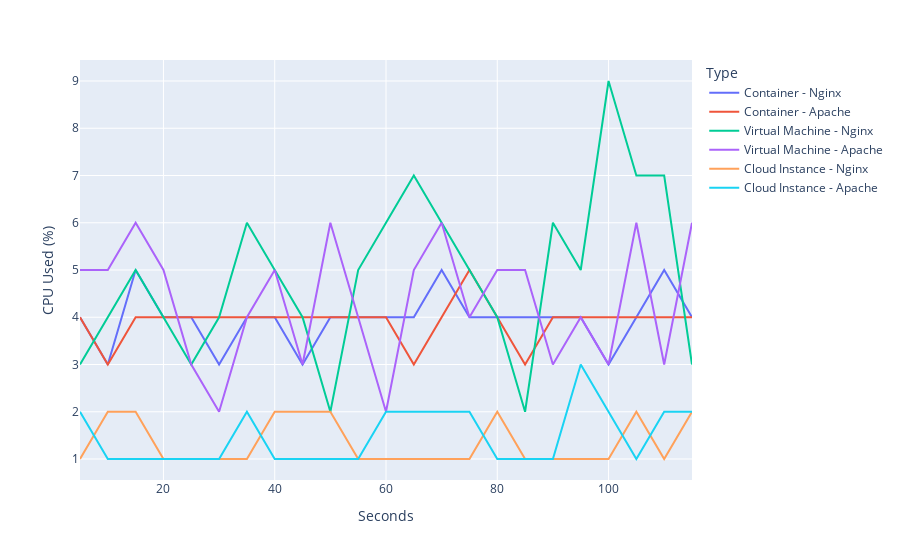

The code cell stored with this chart in its notebook:
### Code cell
n=1
num_rows = 115
seconds = list(range(5, 5 + num_rows, 5))

def transform_data(df, type_name):
    df["Type"] = type_name
    df = df[["Type", "id"]].rename(columns={"id": "CPU Used (%)"})
    df["CPU Used (%)"] = 100 - df["CPU Used (%)"] 
    df["Seconds"] = seconds 
    return df

container_nginx_cpu_idle = pd.read_csv(container_nginx_cpu_data["vmstats-2C0"], skiprows=1)
container_nginx_cpu_idle.drop(container_nginx_cpu_idle.tail(n).index,inplace=True)
container_nginx_cpu_idle.drop(container_nginx_cpu_idle.head(n).index,inplace=True)
container_nginx_cpu_idle = transform_data(container_nginx_cpu_idle, "Container - Nginx")



container_apache_cpu_idle = pd.read_csv(container_apache_cpu_data["vmstats-2C0"], skiprows=1)
container_apache_cpu_idle.drop(container_apache_cpu_idle.tail(n).index,inplace=True)
container_apache_cpu_idle.drop(container_apache_cpu_idle.head(n).index,inplace=True)
container_apache_cpu_idle = transform_data(container_apache_cpu_idle, "Container - Apache")


vm_nginx_cpu_idle= pd.read_csv(vm_nginx_cpu_data["vmstats-2C0"], skiprows=1)
vm_nginx_cpu_idle.drop(vm_nginx_cpu_idle.tail(n).index,inplace=True)
vm_nginx_cpu_idle.drop(vm_nginx_cpu_idle.head(n).index,inplace=True)
vm_nginx_cpu_idle = transform_data(vm_nginx_cpu_idle, "Virtual Machine - Nginx")


vm_apache_cpu_idle = pd.read_csv(vm_apache_cpu_data["vmstats-2C0"], skiprows=1)
vm_apache_cpu_idle.drop(vm_apache_cpu_idle.tail(2).index,inplace=True)
vm_apache_cpu_idle.drop(vm_apache_cpu_idle.head(2).index,inplace=True)
vm_apache_cpu_idle = transform_data(vm_apache_cpu_idle, "Virtual Machine - Apache")


ec2_nginx_cpu_idle = pd.read_csv(ec2_nginx_cpu_data["vmstats-2C0"], skiprows=1)
ec2_nginx_cpu_idle.drop(ec2_nginx_cpu_idle.tail(3).index,inplace=True)
ec2_nginx_cpu_idle.drop(ec2_nginx_cpu_idle.head(2).index,inplace=True)
ec2_nginx_cpu_idle = transform_data(ec2_nginx_cpu_idle, "Cloud Instance - Nginx")


ec2_apache_cpu_idle= pd.read_csv(ec2_apache_cpu_data["vmstats-2C0"], skiprows=1)
ec2_apache_cpu_idle.drop(ec2_apache_cpu_idle.tail(3).index,inplace=True)
ec2_apache_cpu_idle.drop(ec2_apache_cpu_idle.head(2).index,inplace=True)
ec2_apache_cpu_idle = transform_data(ec2_apache_cpu_idle, "Cloud Instance - Apache")



df_all_cpu_idle = pd.concat([container_nginx_cpu_idle,
                                 container_apache_cpu_idle,
                                 vm_nginx_cpu_idle,
                                 vm_apache_cpu_idle,
                                 ec2_nginx_cpu_idle,
                                 ec2_apache_cpu_idle])

fig = px.line(df_all_cpu_idle, x="Seconds", y="CPU Used (%)", color="Type")

fig.show()

### Figure 1 — Plotly figure (JSON) as saved in the notebook; plotly's stock layout.template omitted (floating-point values rounded to 4 significant figures)
{"data": [{"hovertemplate": "Type=Container - Nginx<br>Seconds=%{x}<br>CPU Used (%)=%{y}<extra></extra>", "legendgroup": "Container - Nginx", "line": {"color": "#636efa", "dash": "solid"}, "marker": {"symbol": "circle"}, "mode": "lines", "name": "Container - Nginx", "orientation": "v", "showlegend": true, "type": "scatter", "x": [5, 10, 15, 20, 25, 30, 35, 40, 45, 50, 55, 60, 65, 70, 75, 80, 85, 90, 95, 100, 105, 110, 115], "xaxis": "x", "y": [4, 3, 5, 4, 4, 3, 4, 4, 3, 4, 4, 4, 4, 5, 4, 4, 4, 4, 4, 3, 4, 5, 4], "yaxis": "y"}, {"hovertemplate": "Type=Container - Apache<br>Seconds=%{x}<br>CPU Used (%)=%{y}<extra></extra>", "legendgroup": "Container - Apache", "line": {"color": "#EF553B", "dash": "solid"}, "marker": {"symbol": "circle"}, "mode": "lines", "name": "Container - Apache", "orientation": "v", "showlegend": true, "type": "scatter", "x": [5, 10, 15, 20, 25, 30, 35, 40, 45, 50, 55, 60, 65, 70, 75, 80, 85, 90, 95, 100, 105, 110, 115], "xaxis": "x", "y": [4, 3, 4, 4, 4, 4, 4, 4, 4, 4, 4, 4, 3, 4, 5, 4, 3, 4, 4, 4, 4, 4, 4], "yaxis": "y"}, {"hovertemplate": "Type=Virtual Machine - Nginx<br>Seconds=%{x}<br>CPU Used (%)=%{y}<extra></extra>", "legendgroup": "Virtual Machine - Nginx", "line": {"color": "#00cc96", "dash": "solid"}, "marker": {"symbol": "circle"}, "mode": "lines", "name": "Virtual Machine - Nginx", "orientation": "v", "showlegend": true, "type": "scatter", "x": [5, 10, 15, 20, 25, 30, 35, 40, 45, 50, 55, 60, 65, 70, 75, 80, 85, 90, 95, 100, 105, 110, 115], "xaxis": "x", "y": [3, 4, 5, 4, 3, 4, 6, 5, 4, 2, 5, 6, 7, 6, 5, 4, 2, 6, 5, 9, 7, 7, 3], "yaxis": "y"}, {"hovertemplate": "Type=Virtual Machine - Apache<br>Seconds=%{x}<br>CPU Used (%)=%{y}<extra></extra>", "legendgroup": "Virtual Machine - Apache", "line": {"color": "#ab63fa", "dash": "solid"}, "marker": {"symbol": "circle"}, "mode": "lines", "name": "Virtual Machine - Apache", "orientation": "v", "showlegend": true, "type": "scatter", "x": [5, 10, 15, 20, 25, 30, 35, 40, 45, 50, 55, 60, 65, 70, 75, 80, 85, 90, 95, 100, 105, 110, 115], "xaxis": "x", "y": [5, 5, 6, 5, 3, 2, 4, 5, 3, 6, 4, 2, 5, 6, 4, 5, 5, 3, 4, 3, 6, 3, 6], "yaxis": "y"}, {"hovertemplate": "Type=Cloud Instance - Nginx<br>Seconds=%{x}<br>CPU Used (%)=%{y}<extra></extra>", "legendgroup": "Cloud Instance - Nginx", "line": {"color": "#FFA15A", "dash": "solid"}, "marker": {"symbol": "circle"}, "mode": "lines", "name": "Cloud Instance - Nginx", "orientation": "v", "showlegend": true, "type": "scatter", "x": [5, 10, 15, 20, 25, 30, 35, 40, 45, 50, 55, 60, 65, 70, 75, 80, 85, 90, 95, 100, 105, 110, 115], "xaxis": "x", "y": [1, 2, 2, 1, 1, 1, 1, 2, 2, 2, 1, 1, 1, 1, 1, 2, 1, 1, 1, 1, 2, 1, 2], "yaxis": "y"}, {"hovertemplate": "Type=Cloud Instance - Apache<br>Seconds=%{x}<br>CPU Used (%)=%{y}<extra></extra>", "legendgroup": "Cloud Instance - Apache", "line": {"color": "#19d3f3", "dash": "solid"}, "marker": {"symbol": "circle"}, "mode": "lines", "name": "Cloud Instance - Apache", "orientation": "v", "showlegend": true, "type": "scatter", "x": [5, 10, 15, 20, 25, 30, 35, 40, 45, 50, 55, 60, 65, 70, 75, 80, 85, 90, 95, 100, 105, 110, 115], "xaxis": "x", "y": [2, 1, 1, 1, 1, 1, 2, 1, 1, 1, 1, 2, 2, 2, 2, 1, 1, 1, 3, 2, 1, 2, 2], "yaxis": "y"}], "layout": {"legend": {"title": {"text": "Type"}, "tracegroupgap": 0}, "margin": {"t": 60}, "xaxis": {"anchor": "y", "domain": [0, 1], "title": {"text": "Seconds"}}, "yaxis": {"anchor": "x", "domain": [0, 1], "title": {"text": "CPU Used (%)"}}}}
